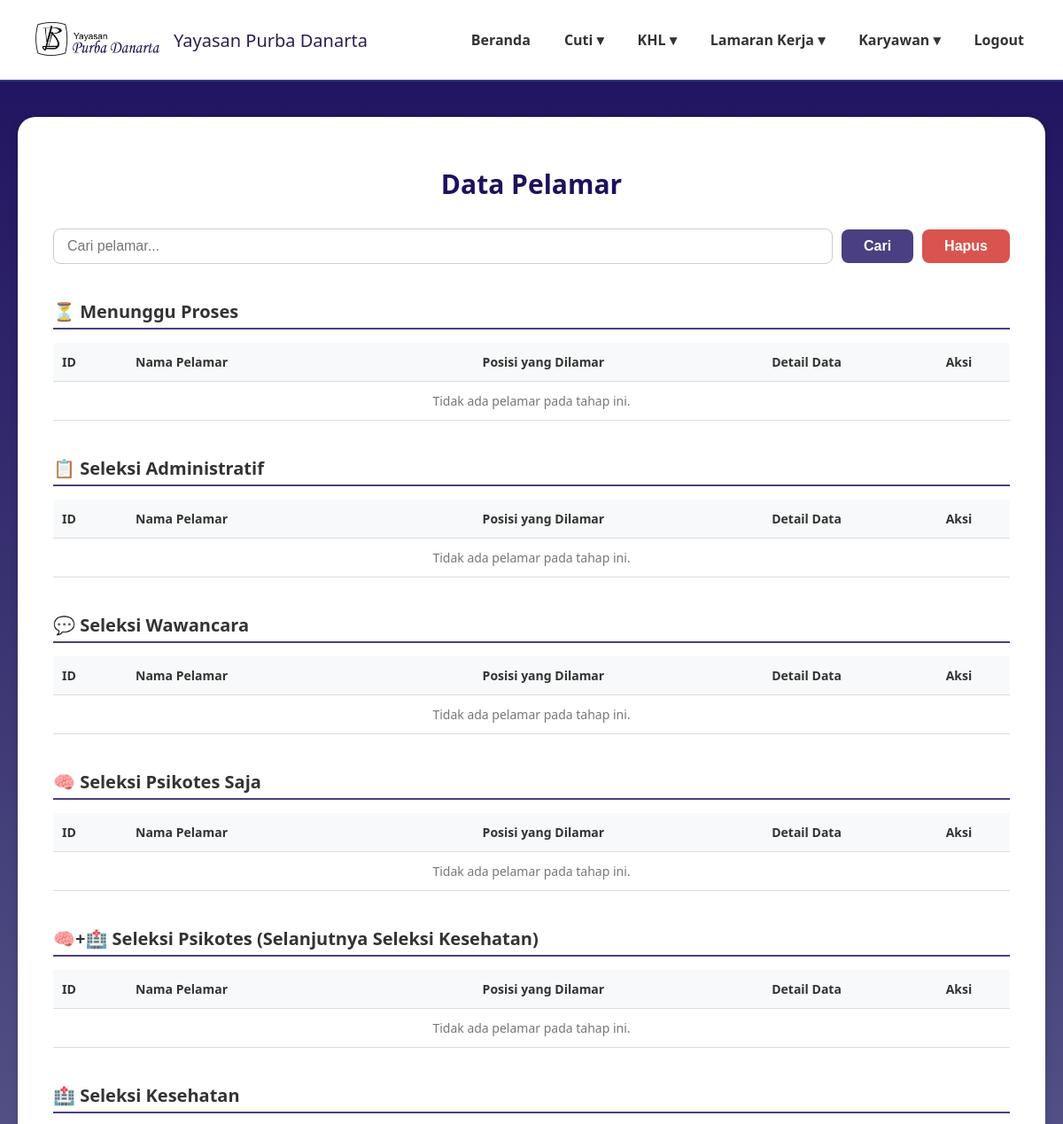
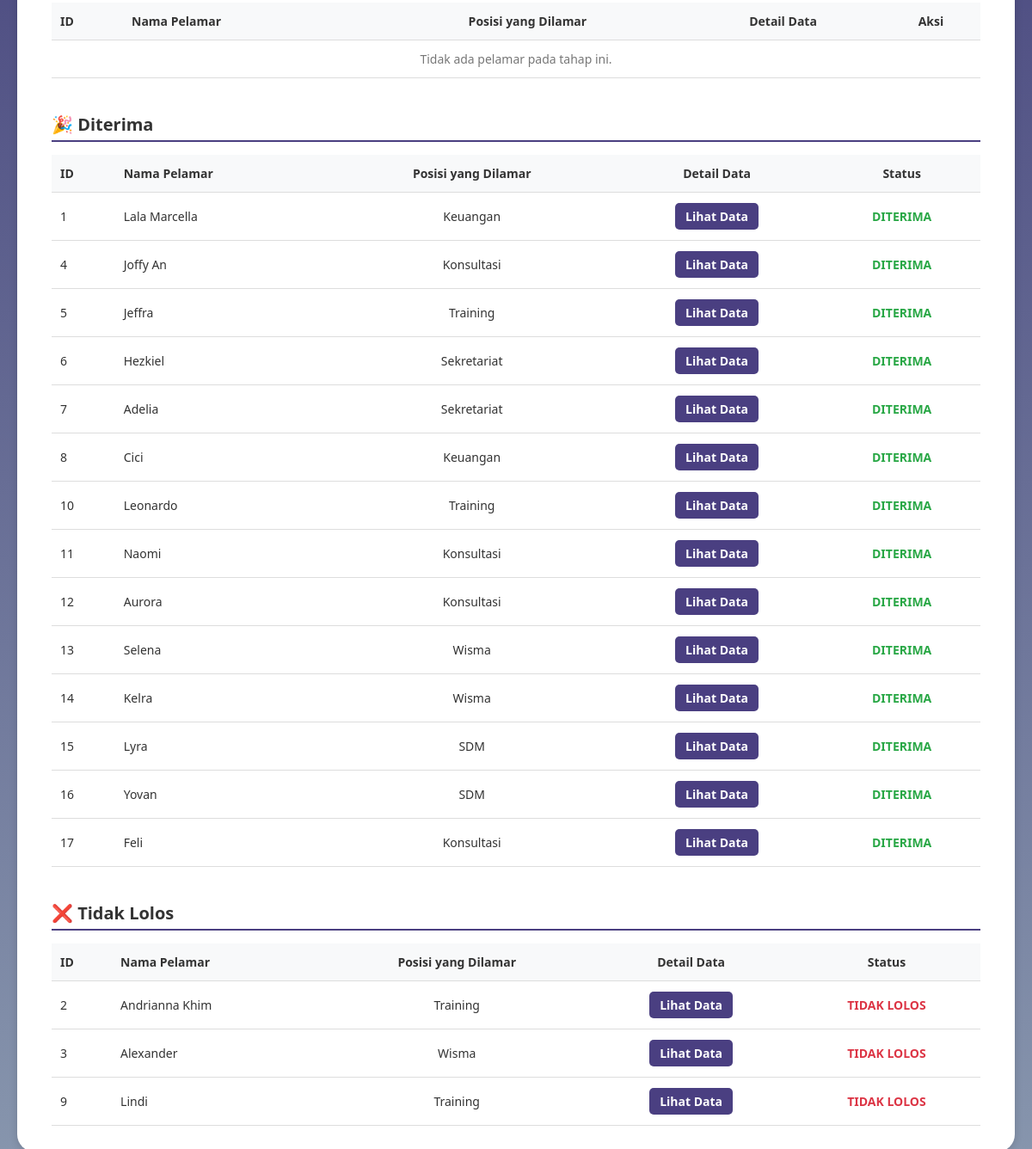
Before: /administrasi_pelamar.php with the older database file (2 pictures, top to bottom).
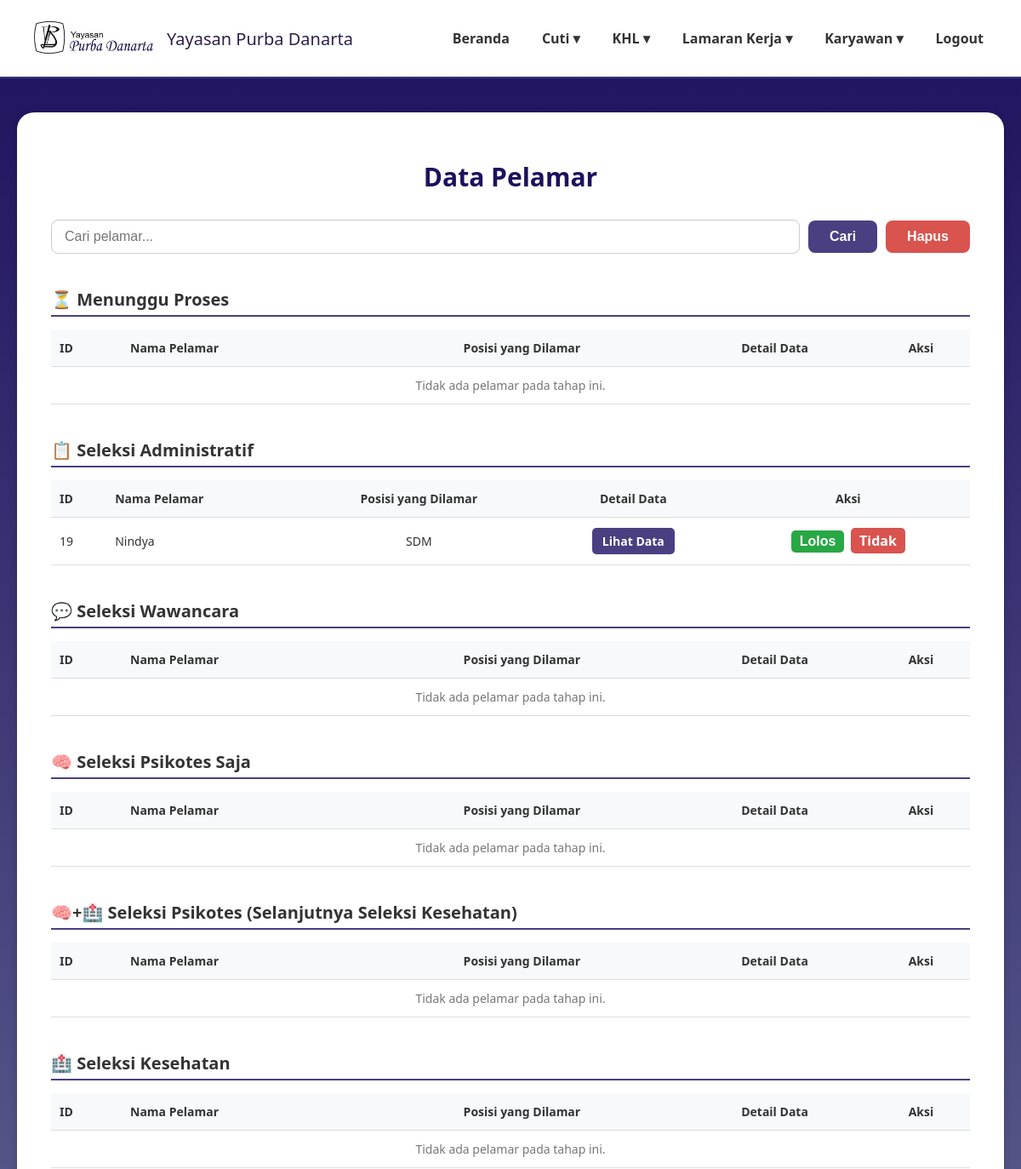
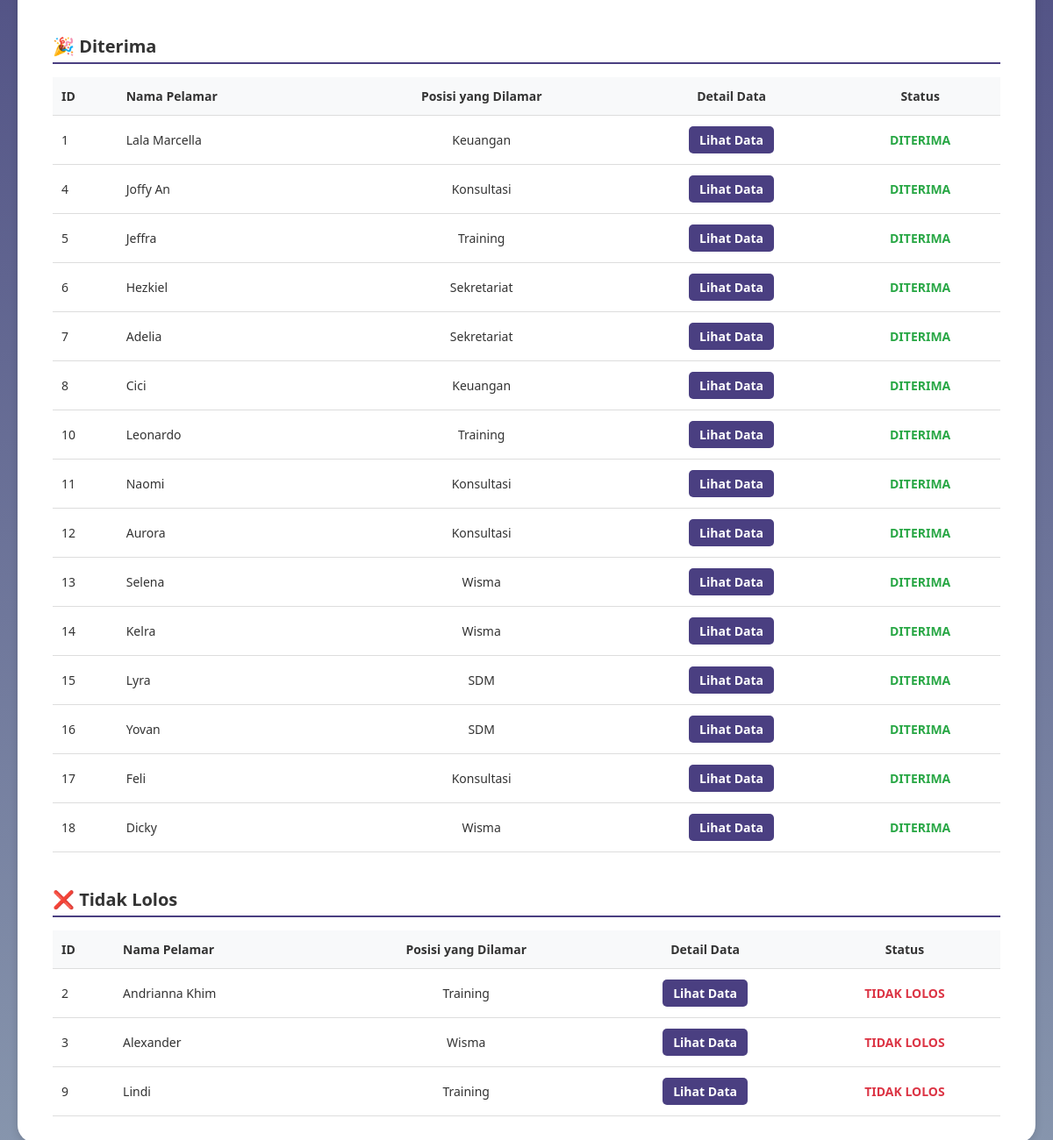
After: the same page with the newer database file (2 pictures, top to bottom).
### tables this page shows
CREATE TABLE `data_pelamar` (
  `id` int(11) NOT NULL,
  `user_id` int(11) NOT NULL,
  `nama_lengkap` varchar(100) DEFAULT NULL,
  `posisi_dilamar` varchar(100) DEFAULT NULL,
  `jenis_kelamin` varchar(20) DEFAULT NULL,
  `tempat_lahir` varchar(100) DEFAULT NULL,
  `tanggal_lahir` date DEFAULT NULL,
  `nik` varchar(50) DEFAULT NULL,
  `alamat_rumah` text DEFAULT NULL,
  `alamat_domisili` text DEFAULT NULL,
  `no_telp` varchar(20) DEFAULT NULL,
  `email` varchar(100) DEFAULT NULL,
  `agama` varchar(50) DEFAULT NULL,
  `kontak_darurat` varchar(50) DEFAULT NULL,
  `pendidikan_terakhir` varchar(50) DEFAULT NULL,
  `surat_lamaran` varchar(255) DEFAULT NULL,
  `cv` varchar(255) DEFAULT NULL,
  `photo_formal` varchar(255) DEFAULT NULL,
  `ijazah_transkrip` varchar(255) DEFAULT NULL,
  `berkas_pendukung` varchar(255) DEFAULT NULL,
  `ktp` varchar(255) DEFAULT NULL,
  `status` varchar(50) DEFAULT 'Menunggu Proses',
  `status_seleksi` varchar(100) DEFAULT 'Proses seleksi sedang berlangsung',
  `pengumuman` text DEFAULT 'Belum ada pengumuman saat ini.',
  `created_at` timestamp NOT NULL DEFAULT current_timestamp()
);

### administrasi_pelamar.php (the view, shortened to what the changed rows need)
<?php
require 'config.php';
$search_keyword = '';
function getApplicantsByStatus($conn, $status, $search_keyword = '') {
    if (!empty($search_keyword)) {
        $sql = "SELECT id, nama_lengkap, posisi_dilamar, no_telp, email, status
                FROM data_pelamar
                WHERE status = ? AND (nama_lengkap LIKE ? OR posisi_dilamar LIKE ?)";
        $stmt = $conn->prepare($sql);
        $search_term = "%$search_keyword%";
        $stmt->bind_param("sss", $status, $search_term, $search_term);
    } else {
        $sql = "SELECT id, nama_lengkap, posisi_dilamar, no_telp, email, status
                FROM data_pelamar
                WHERE status = ?";
        $stmt = $conn->prepare($sql);
        $stmt->bind_param("s", $status);
    }
    $stmt->execute();
    return $stmt->get_result();
}
$pelamarAdministrasi = getApplicantsByStatus($conn, 'Seleksi Administratif', $search_keyword);
$pelamarDiterima = getApplicantsByStatus($conn, 'Diterima', $search_keyword);
$pelamarTidakLolos = getApplicantsByStatus($conn, 'Tidak Lolos', $search_keyword);
?>
<!DOCTYPE html>
<html lang="id">
<head>
</head>
<body>
<main>
    <div class="card">
        <h2 class="page-title">Data Pelamar</h2>
        <table class="data-table">
            <thead>
                <tr>
                    <th class="text-left">ID</th>
                    <th class="text-left">Nama Pelamar</th>
                    <th>Posisi yang Dilamar</th>
                    <th>Detail Data</th>
                    <th>Aksi</th>
                </tr>
            </thead>
        </table>
        <table class="data-table">
            <thead>
                <tr>
                    <th class="text-left">ID</th>
                    <th class="text-left">Nama Pelamar</th>
                    <th>Posisi yang Dilamar</th>
                    <th>Detail Data</th>
                    <th>Aksi</th>
                </tr>
            </thead>
            <tbody>
                <?php if ($pelamarAdministrasi->num_rows > 0): ?>
                    <?php while($row = $pelamarAdministrasi->fetch_assoc()): ?>
                    <tr>
                        <td class="text-left"><?= $row['id'] ?></td>
                        <td class="text-left"><?= htmlspecialchars($row['nama_lengkap']) ?></td>
                        <td><?= htmlspecialchars($row['posisi_dilamar']) ?></td>
                        <td><a href="detail_pelamar.php?id=<?= $row['id'] ?>" class="btn-aksi btn-lihat">Lihat Data</a></td>
                        <td>
                            <button onclick="bukaModal('<?= $row['id'] ?>', '<?= $row['status'] ?>', '<?= htmlspecialchars(addslashes($row['nama_lengkap'])) ?>')" class="btn-aksi btn-lolos">Lolos</button>
                            <a href="?action=tidak&id=<?= $row['id'] ?>&current_status=<?= $row['status'] ?>" class="btn-aksi btn-tidak">Tidak</a>
                        </td>
                    </tr>
                    <?php endwhile; ?>
                <?php else: ?>
                    <tr><td colspan="5" class="no-data">Tidak ada pelamar pada tahap ini.</td></tr>
                <?php endif; ?>
            </tbody>
        </table>
        <table class="data-table">
            <thead>
                <tr>
                    <th class="text-left">ID</th>
                    <th class="text-left">Nama Pelamar</th>
                    <th>Posisi yang Dilamar</th>
                    <th>Detail Data</th>
                    <th>Aksi</th>
                </tr>
            </thead>
        </table>
        <table class="data-table">
            <thead>
                <tr>
                    <th class="text-left">ID</th>
                    <th class="text-left">Nama Pelamar</th>
                    <th>Posisi yang Dilamar</th>
                    <th>Detail Data</th>
                    <th>Aksi</th>
                </tr>
            </thead>
        </table>
        <table class="data-table">
            <thead>
                <tr>
                    <th class="text-left">ID</th>
                    <th class="text-left">Nama Pelamar</th>
                    <th>Posisi yang Dilamar</th>
                    <th>Detail Data</th>
                    <th>Aksi</th>
                </tr>
            </thead>
        </table>
        <table class="data-table">
            <thead>
                <tr>
                    <th class="text-left">ID</th>
                    <th class="text-left">Nama Pelamar</th>
                    <th>Posisi yang Dilamar</th>
                    <th>Detail Data</th>
                    <th>Aksi</th>
                </tr>
            </thead>
        </table>
        <table class="data-table">
            <thead>
                <tr>
                    <th class="text-left">ID</th>
                    <th class="text-left">Nama Pelamar</th>
                    <th>Posisi yang Dilamar</th>
                    <th>Detail Data</th>
                    <th>Status</th>
                </tr>
            </thead>
            <tbody>
                 <?php if ($pelamarDiterima->num_rows > 0): ?>
                    <?php while($row = $pelamarDiterima->fetch_assoc()): ?>
                    <tr>
                        <td class="text-left"><?= $row['id'] ?></td>
                        <td class="text-left"><?= htmlspecialchars($row['nama_lengkap']) ?></td>
                        <td><?= htmlspecialchars($row['posisi_dilamar']) ?></td>
                        <td><a href="detail_pelamar.php?id=<?= $row['id'] ?>" class="btn-aksi btn-lihat">Lihat Data</a></td>
                        <td><span style="color: #28a745; font-weight: bold;">DITERIMA</span></td>
                    </tr>
                    <?php endwhile; ?>
                <?php else: ?>
                    <tr><td colspan="5" class="no-data">Tidak ada pelamar yang diterima.</td></tr>
                <?php endif; ?>
            </tbody>
        </table>
        <table class="data-table">
            <thead>
                <tr>
                    <th class="text-left">ID</th>
                    <th class="text-left">Nama Pelamar</th>
                    <th>Posisi yang Dilamar</th>
                    <th>Detail Data</th>
                    <th>Status</th>
                </tr>
            </thead>
            <tbody>
                 <?php if ($pelamarTidakLolos->num_rows > 0): ?>
                    <?php while($row = $pelamarTidakLolos->fetch_assoc()): ?>
                    <tr>
                        <td class="text-left"><?= $row['id'] ?></td>
                        <td class="text-left"><?= htmlspecialchars($row['nama_lengkap']) ?></td>
                        <td><?= htmlspecialchars($row['posisi_dilamar']) ?></td>
                        <td><a href="detail_pelamar.php?id=<?= $row['id'] ?>" class="btn-aksi btn-lihat">Lihat Data</a></td>
                        <td><span style="color: #dc3545; font-weight: bold;">TIDAK LOLOS</span></td>
                    </tr>
                    <?php endwhile; ?>
                <?php else: ?>
                    <tr><td colspan="5" class="no-data">Tidak ada pelamar yang tidak lolos.</td></tr>
                <?php endif; ?>
            </tbody>
        </table>
    </div>
</main>
</body>
</html>

Changed rows visible on the page:
added data_pelamar: id "19", nama_lengkap "Nindya", posisi_dilamar "SDM", shown under "📋 Seleksi Administratif"
added data_pelamar: id "18", nama_lengkap "Dicky", posisi_dilamar "Wisma", shown under "🎉 Diterima"
Other visible differences:
text no longer shown: "Tidak ada pelamar pada tahap ini."
